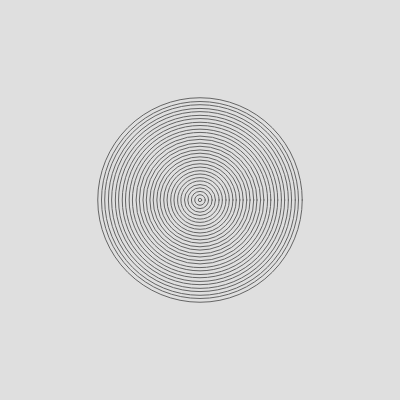
Frame 1 (no input)
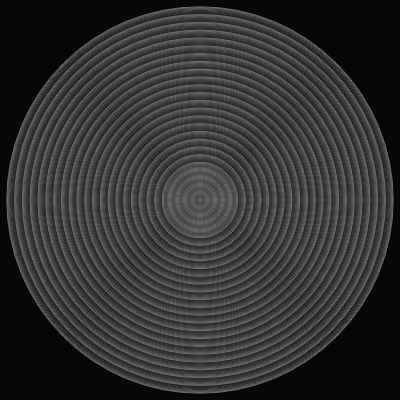
Frame 60 (no input)
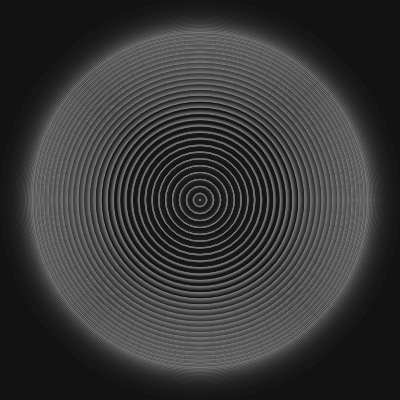
Frame 120 (the mouse pressed at the canvas centre since frame 60)

The p5.js sketch that drew these frames (run headless with seeded random() and noise() and a simulated clock; from frame 60 on, the mouse is pressed at the canvas centre):

// p5.js sketch
// ── sketch.js

let count = 30, stepSize;

function setup() {
  createCanvas(400, 400);
  noFill();
  stepSize = width / (count - 1);	
}

function draw() {
  background(frameCount/5 % 100, 32);
  for (let i = 0; i < count; i++) {
    let num = sin(frameCount / (50 + i));
    let sinval = map(num, -1, 1, 1, width);
    let sz = sinval - stepSize * i;
    stroke((frameCount/6 % 155) + 100);
    circle(200, 200, sz);
  }
}
